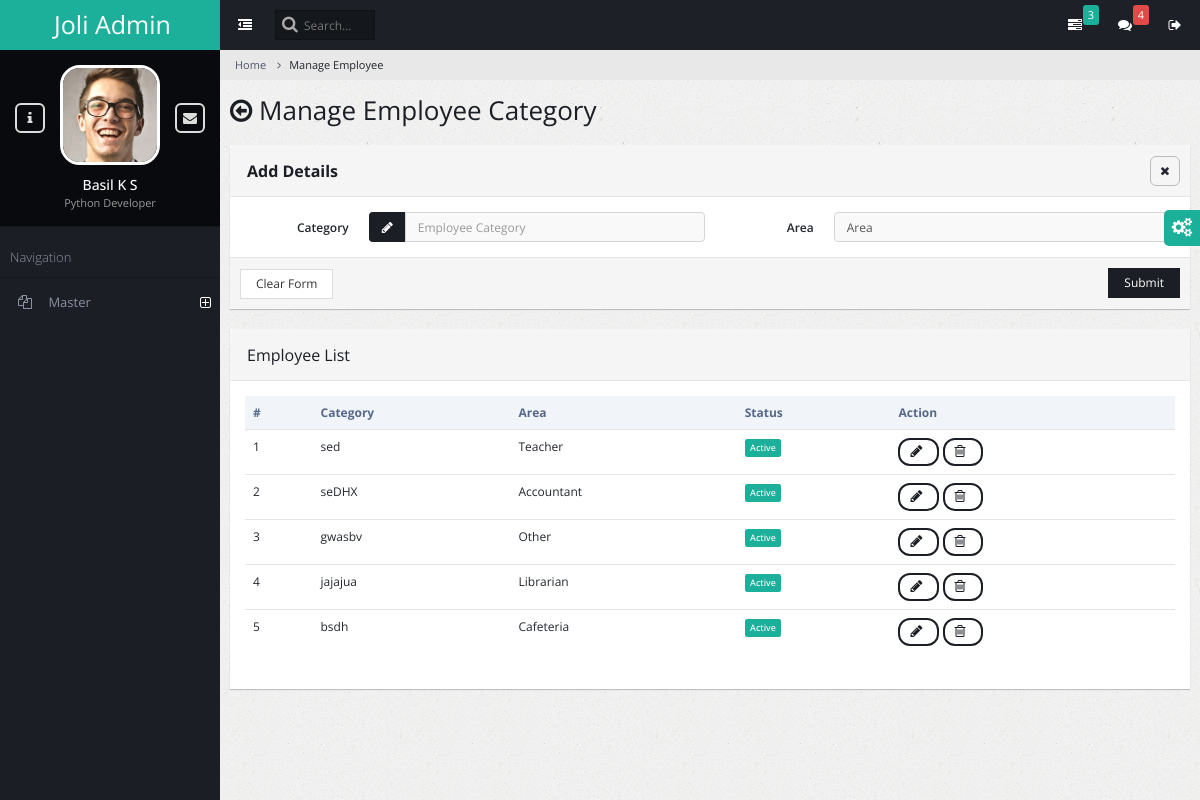
Screenshot of /employee_category/ with the database file from the repository.
### admin_master/models.py (models this page shows)
class masterempcat(models.Model):
    empcatname=models.CharField(max_length=100)
    empcatarea=models.IntegerField(default=0)
    status=models.IntegerField(default=1)

### admin_master/views.py (the view, shortened to what this page needs)
# urls.py: path('employee_category/', views.employee_category,name="employee_category"),
@csrf_exempt
def employee_category(request):
    message=''
    categories = masterempcat.objects.all()
    return render(request, 'employee_manage.html', {'mess': message, 'categories': categories, 'settings':settings})

### admin_master/templates/employee_manage.html (shortened to what this page needs)
{% load static %}
<!DOCTYPE html>
<html lang="en">
    <head>
        <link rel="stylesheet" type="text/css" id="theme" href="{% static 'css/theme-default.css' %}"/>
    </head>
    <body>
        <div class="page-container">
           {% include 'master_sidebar.html' %}
            <div class="page-content">
                {% include 'topbar.html' %}
                <ul class="breadcrumb">
                    <li><a href="#">Home</a></li>
                    <li class="active">Manage Employee</li>
                </ul>
                <div class="page-title">
                    <h2><span class="fa fa-arrow-circle-o-left"></span> Manage Employee Category</h2>
                </div>
                <div class="page-content-wrap">
                 <div class="row">
                  <div class="col-md-12">
                    <form class="form-horizontal" method="post" action="{% url 'employee_category' %}">
                        <div class="panel panel-default">
                            <div class="panel-heading">
                                <h3 class="panel-title"><strong>Add Details</strong></h3>
                                <ul class="panel-controls">
                                    <li><a href="#" class="panel-remove"><span class="fa fa-times"></span></a></li>
                                </ul>
                            </div>
                            <div class="panel-body">
                                <div class="row">
                                    <div class="col-md-6">
                                        <div class="form-group">
                                            <label class="col-md-3 control-label">Category</label>
                                            <div class="col-md-9">
                                                <div class="input-group">
                                                    <span class="input-group-addon"><span class="fa fa-pencil"></span></span>
                                                    <input type="text" class="form-control" placeholder="Employee Category" name="empl_ctgry">
                                                </div>
                                            </div>
                                        </div>
                                    </div>
                                    <div class="col-md-6">
                                        <div class="form-group">
                                            <label class="col-md-3 control-label">Area</label>
                                            <div class="col-md-9">
                                                <select class="form-control select" name="area">
                                                    <option value="0">Area</option>
                                                </select>
                                            </div>
                                        </div>
                                    </div>
                                </div>
                            </div>
                            <div class="panel-footer">
                                <button class="btn btn-default">Clear Form</button>
                                <button class="btn btn-primary pull-right">Submit</button>{{mess}}
                            </div>
                        </div>
                        </form>
                 <div class="panel panel-default">
                    <div class="panel-heading">
                        <h3 class="panel-title">Employee List </h3>
                    </div>
                    <div class="panel-body">
                        <table class="table datatable">
                            <thead>
                                <tr>
                                    <th>#</th>
                                    <th>Category</th>
                                    <th>Area</th>
                                    <th>Status</th>
                                    <th>Action</th>
                                </tr>
                            </thead>
                            <tbody>
                                {% for cat in categories %}
                                <tr>
                                    <td>{{ forloop.counter }}</td>
                                    <td>{{ cat.empcatname }}</td>
                                    {% if cat.empcatarea == 1 %}
                                    <td>Accountant</td>
                                    {% endif %}
                                    {% if cat.empcatarea == 2 %}
                                    <td>Teacher</td>
                                    {% endif %}
                                    {% if cat.empcatarea == 3 %}
                                    <td>Librarian</td>
                                    {% endif %}
                                    {% if cat.empcatarea == 4 %}
                                    <td>Cafeteria</td>
                                    {% endif %}
                                    {% if cat.empcatarea == 5 %}
                                    <td>Other</td>
                                    {% endif %}
                                    {% if cat.status == 1 %}
                                    <td><span class="label label-warning">Active</span></td>
                                    {% endif %}
                                    <td>
                                        <a href="#" class="btn btn-primary btn-rounded" data-toggle="modal" data-target="#modal_basic">
                                             <span class="fa fa-pencil"></span>
                                        </a>
                                        <a href="#" class="btn btn-primary btn-rounded mb-control"  data-box="#mb-delete">
                                            <span class="fa fa-trash-o"></span>
                                       </a>
                                    </td>
                                </tr>
                                {% endfor %}
                            </tbody>
                        </table>
                    </div>
                  </div>
                </div>
            </div>
                </div>
            </div>
        </div>
    </body>
</html>

### rows the page displays
masterempcat: empcatname "sed", empcatarea "Teacher", status "Active"
masterempcat: empcatname "seDHX", empcatarea "Accountant", status "Active"
masterempcat: empcatname "gwasbv", empcatarea "Other", status "Active"
masterempcat: empcatname "jajajua", empcatarea "Librarian", status "Active"
masterempcat: empcatname "bsdh", empcatarea "Cafeteria", status "Active"
